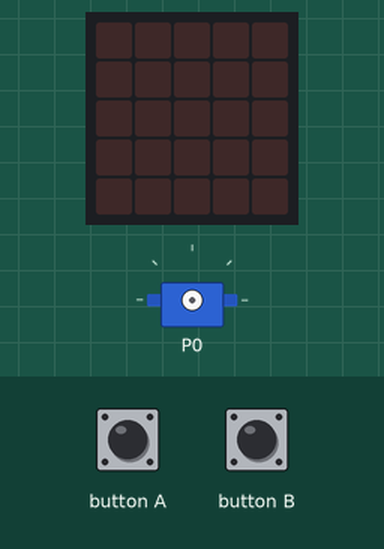
Recording of a program running on a simulated BBC micro:bit (MakeCode). Shown: servo, the board's 5×5 LED display. Inputs (shaded band) come from the test bench.

Above: at 1.2 s.
1.3 s: button A pressed for 0.15 s
2.9 s: button A pressed 5 times (0.12 s each, 0.3 s apart)
At 5.5 s:
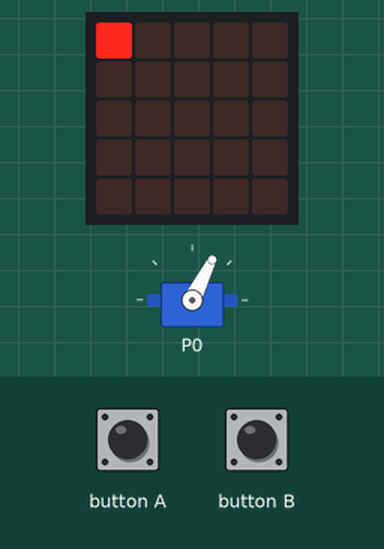
5.9 s: button A pressed for 0.15 s
At 6.6 s:
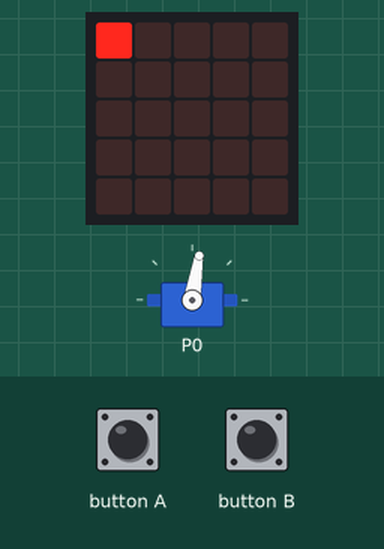
7.5 s: button A pressed for 0.15 s
At 8.4 s:
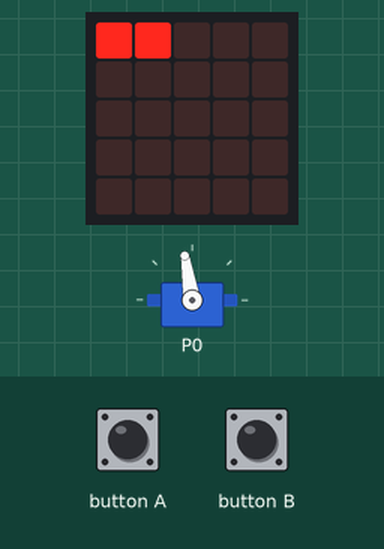
9.1 s: button A pressed for 0.15 s
At 9.7 s:
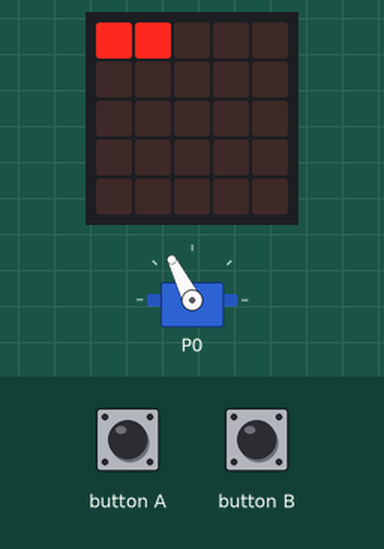
10.7 s: button A pressed for 0.15 s
At 12.2 s:
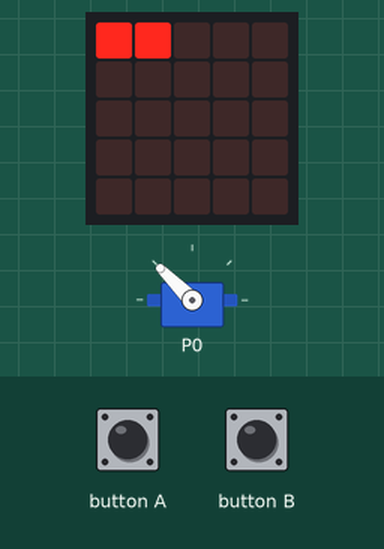
Timing chart, 0 to 13.3 s (numbered marks = the images above; inputs shaded):
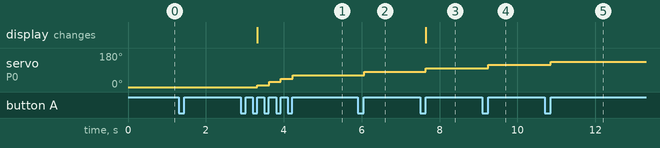

The program:

main.ts
```typescript
input.onButtonPressed(Button.A, function () {
    Speed += 2
    if (Speed > 100) {
        Speed = 100
    }
    showSpeedOnLED()
})
input.onButtonPressed(Button.B, function () {
    Speed -= 2
    if (Speed < -100) {
        Speed = -100
    }
    showSpeedOnLED()
})
let Speed = 0

function showSpeedOnLED() {
    let ledBar = Math.abs(Math.round(Speed / 10))
    for (let i = 0; i < 5; i++) {
        if (i < ledBar) {
            led.plot(i, 0)
        } else {
            led.unplot(i, 0)
        }
    }
}

basic.forever(function () {
    pins.servoSetPulse(AnalogPin.P0, Speed * 100)
})
```

test.ts
```typescript
// ide kerülnek a tesztek; a rendszer ezt nem kompilálja, ha a csomagot bővítményként használják.
```

Measured:
- after the input at 2.9 s, servo on P0: 0° → 9° after 0.42 s, → 27° 0.30 s later, → 45° 0.30 s later, → 63° 0.30 s later; the display: changes after 0.42 s (image 1)
- after the input at 5.9 s, servo on P0: 63° → 81° after 0.17 s
- after the input at 7.5 s, servo on P0: 81° → 99° after 0.15 s; the display: changes after 0.15 s (image 3)
- after the input at 9.1 s, servo on P0: 99° → 117° after 0.15 s
- after the input at 10.7 s, servo on P0: 117° → 135° after 0.16 s
